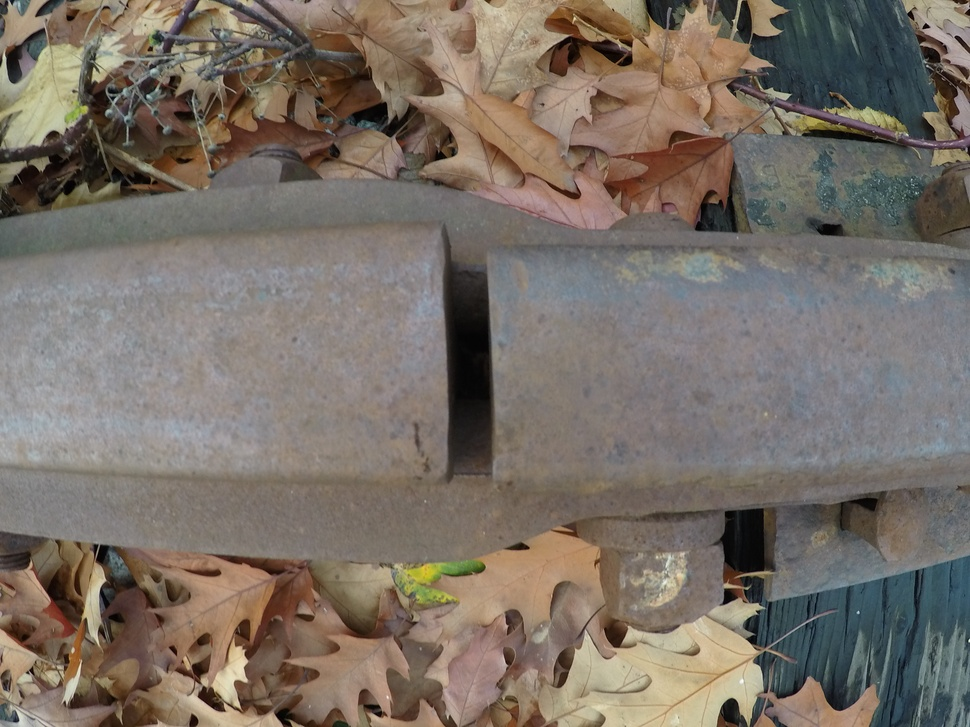
#> input picture data/GPTempDownload(0).jpg, 970 x 727 px, shrunk from 3000 x 2250 before the run
$ python preprocessing.py   (older library calls are emulated)
#> lines starting #> are read from the running program, lines starting #| are printed output that depends on the picture; after the words box and inside, x2 and y2 are one past the last pixel; in counts of white or black regions, pixels touching at a corner belong together
# -*- coding: utf-8 -*-
"""
Created on Thu Nov 19 10:58:59 2020

@author: Alexandre
"""
import cv2

from scipy.ndimage import gaussian_filter, sobel
import pandas as pd
import numpy as np
import matplotlib.pyplot as plt
from matplotlib.colors import LogNorm, Normalize

from skimage import filters
from skimage.io import imread
from skimage.color import rgb2gray


"""
Laplacian Filter
"""

# [21 lines of commented-out code are left out]

"""
Sobel Filter
"""

# [22 lines of commented-out code are left out]

"""
Gaussian Filter
"""

image = cv2.imread('../data/GPTempDownload(0).jpg')
#> image is the input picture: shape (727, 970, 3); mean B, G, R 102.6, 111.9, 121.5
image = cv2.cvtColor(image, cv2.COLOR_BGR2GRAY)
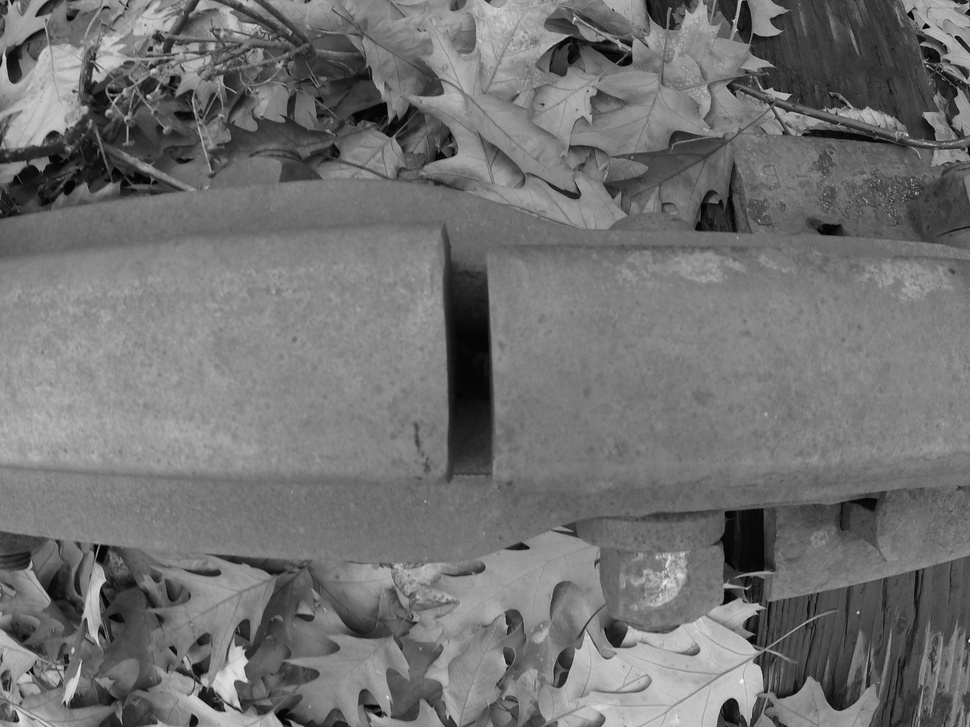
#> image: shape (727, 970); min 0, max 252, mean 113.7

# [4 lines of commented-out code are left out]

image = image.astype(float)
image = gaussian_filter(image, sigma = 1)

df = pd.DataFrame(image)
#> df = table of 727 rows and 970 columns
gx = df.diff(axis = 1).drop(columns = df.columns[0])
#> gx = table of 727 rows and 969 columns
gy = df.diff().drop(df.index[0])
#> gy = table of 726 rows and 970 columns

magnitude = (gx.drop(df.index[0]).values**2 + gy.drop(columns = df.columns[0]).values**2)**(1/2)
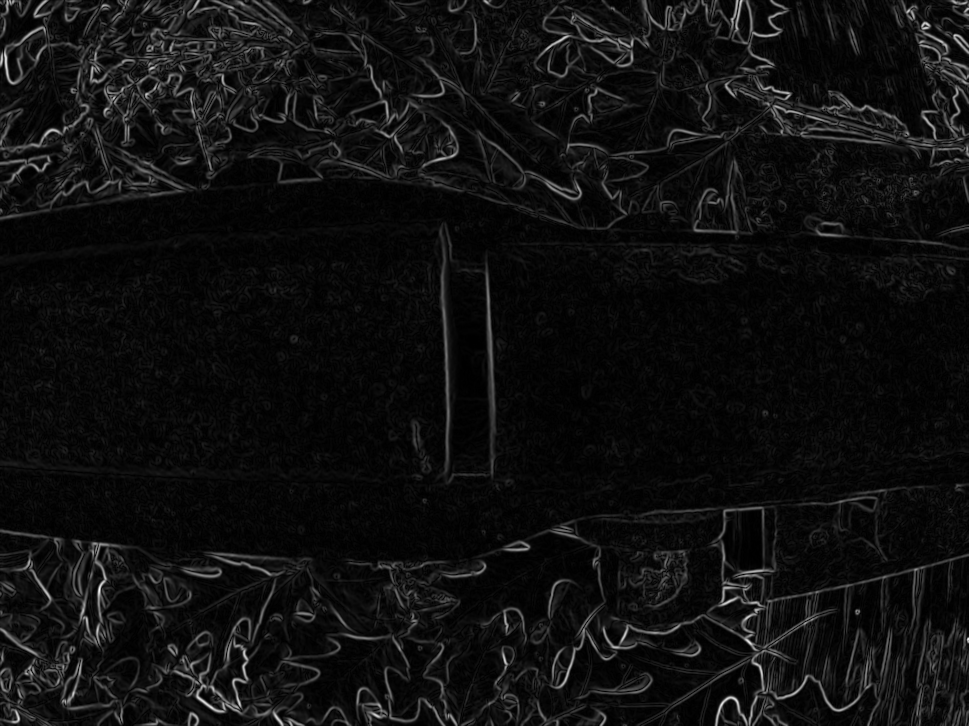
#> magnitude: shape (726, 969) float64; min 2.2e-05, max 68.73, mean 4.3; drawn with min black and max white

# [19 lines of commented-out code are left out]

"""
Adaptive Thresholding
"""
vmin = magnitude.mean().mean() + 0.5 * magnitude.std().std()
#> vmin = 4.31
vmax = magnitude.max().max()
#> vmax = 68.73
np.log(magnitude, magnitude)
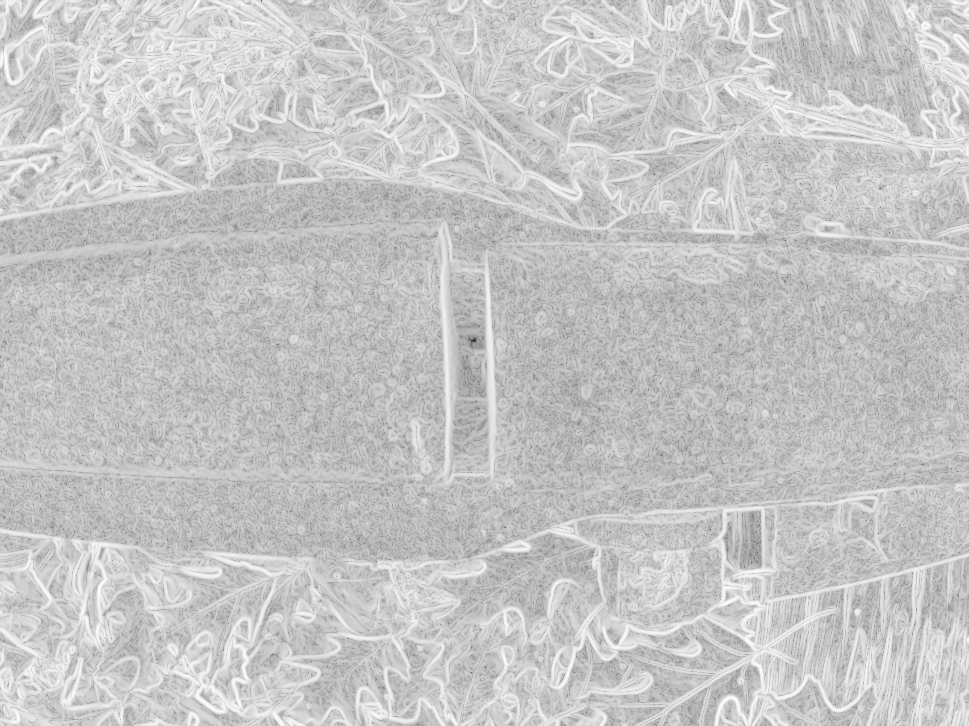
#> magnitude: shape (726, 969) float64; min -10.72, max 4.23, mean 0.911; drawn with min black and max white
result = magnitude.copy()
result -= np.log(vmin)
result /= (np.log(vmax) - np.log(vmin))

magnitude = result.copy() * 255
plt.imshow(result, cmap = "gray")
plt.title("Custom Logarithmic Scaling Algorithm")
plt.tight_layout()

# magnitude = cv2.normalize(src = magnitude, dst=None, alpha=0, beta=255, norm_type=cv2.NORM_MINMAX, dtype=cv2.CV_8U)

# magnitude = cv2.imread('../data/Gradiants/log_norm_magnitude.png')
# magnitude = cv2.cvtColor(magnitude, cv2.COLOR_BGR2GRAY)

ret,thresh1 = cv2.threshold(magnitude,20, 255,cv2.THRESH_BINARY)
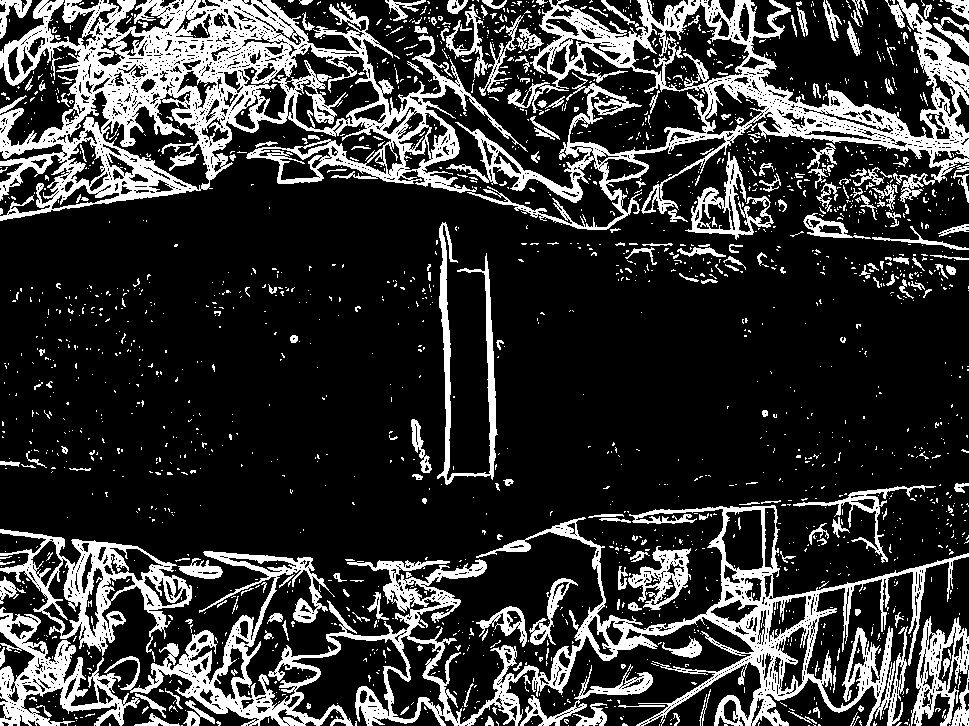
#> thresh1: shape (726, 969) float64; 21.3% white; 1990 white regions (1752 under 20 px), largest, box (x1, y1, x2, y2) and area: (0, 0, 969, 230) 64813, (104, 505, 969, 726) 34325, (0, 529, 192, 662) 6936
plt.figure()
plt.imshow(thresh1, cmap='gray')
plt.title('Binary Image, threshold = 20')
plt.tight_layout()
# [17 lines of commented-out code are left out]

$ run again, with data/GPTempDownload(12).jpg copied over data/GPTempDownload(0).jpg
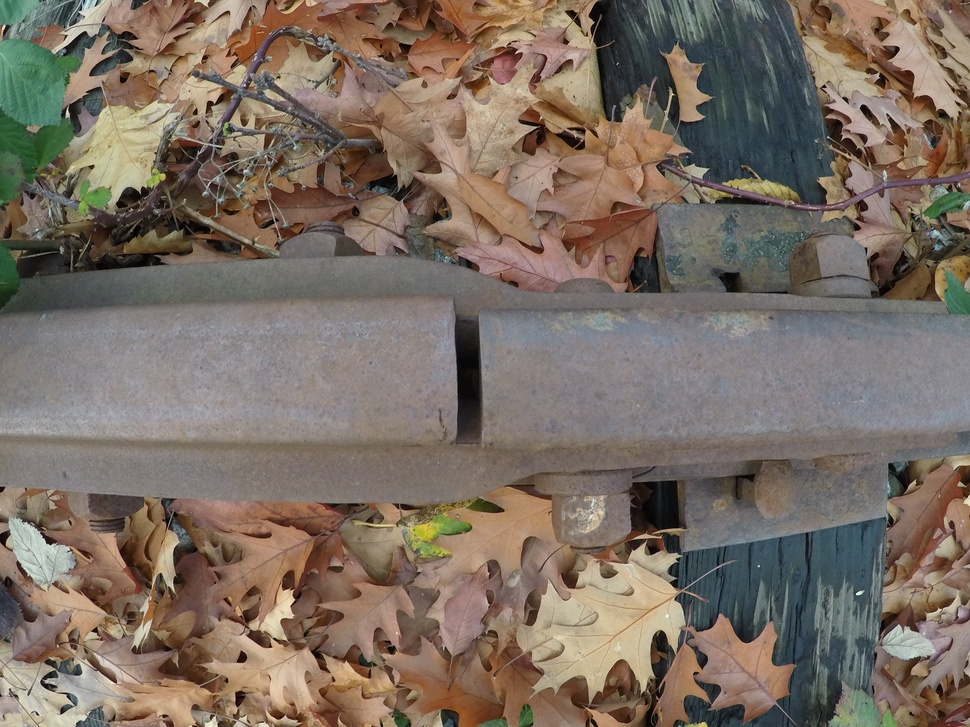
#> input picture data/GPTempDownload(12).jpg, 970 x 727 px, shrunk from 3000 x 2250 before the run
#> image is the input picture: shape (727, 970, 3); mean B, G, R 98.8, 110.2, 123.1
#> df = table of 727 rows and 970 columns
#> gx = table of 727 rows and 969 columns
#> gy = table of 726 rows and 970 columns
#> `magnitude = (gx.drop(df.index[0]).values**2 + gy.drop(columns = df.col..`:
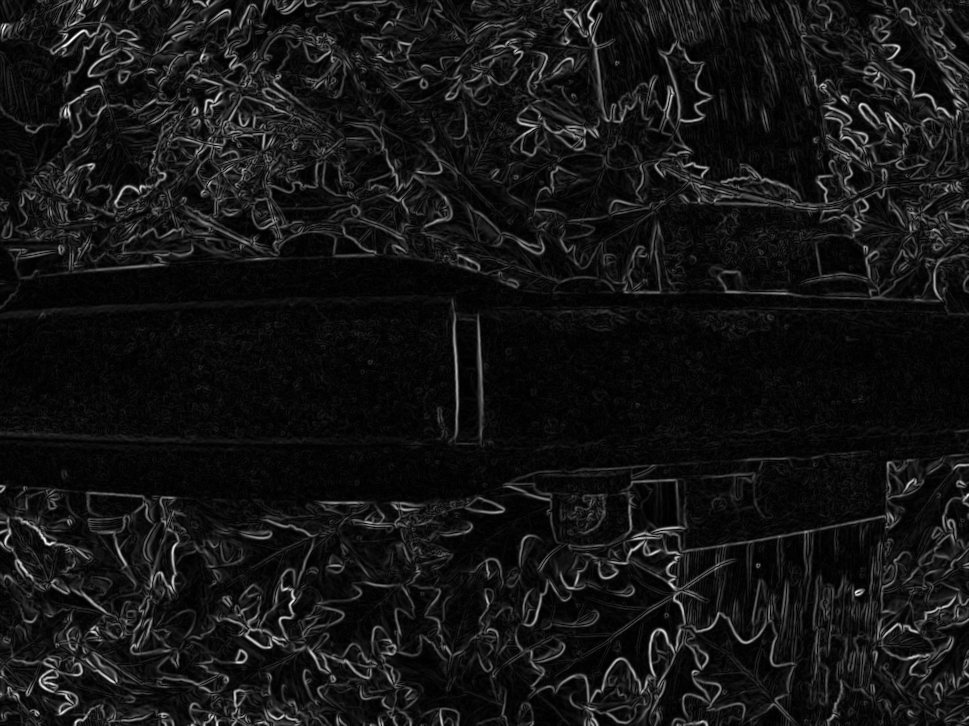
#> magnitude: shape (726, 969) float64; min 0.00269, max 70.71, mean 5.8; drawn with min black and max white
#> vmin = 5.78
#> vmax = 70.71
#> `ret,thresh1 = cv2.threshold(magnitude,20, 255,cv2.THRESH_BINARY)`:
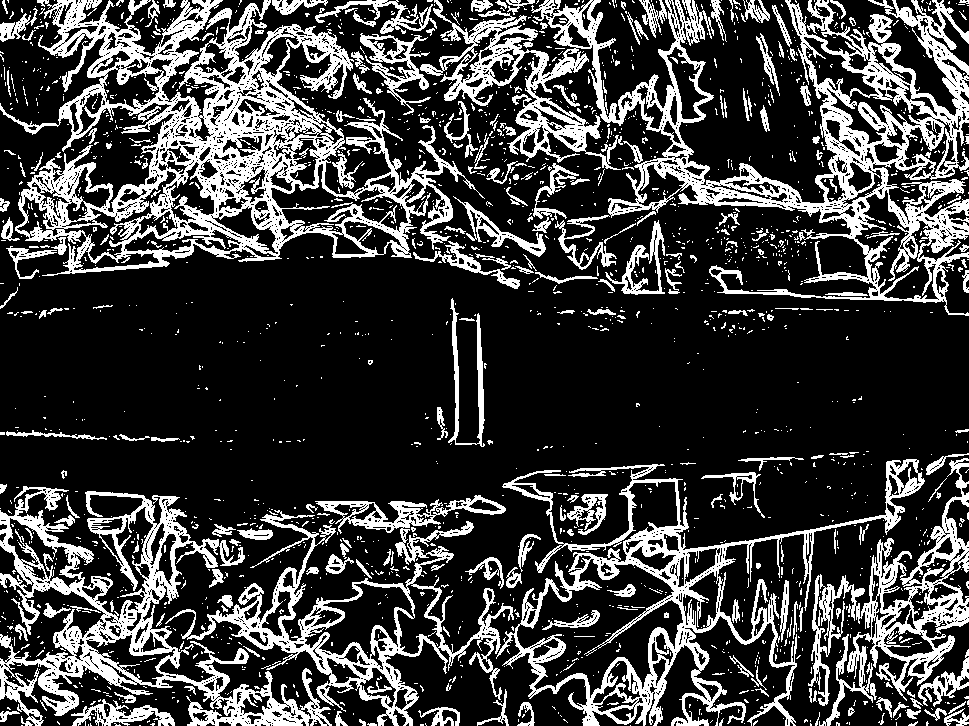
#> thresh1: shape (726, 969) float64; 24.5% white; 1936 white regions (1692 under 20 px), largest, box (x1, y1, x2, y2) and area: (0, 0, 485, 276) 38985, (420, 0, 969, 316) 37085, (0, 486, 332, 726) 19336

$ run again, with data/GPTempDownload(13).jpg copied over data/GPTempDownload(0).jpg
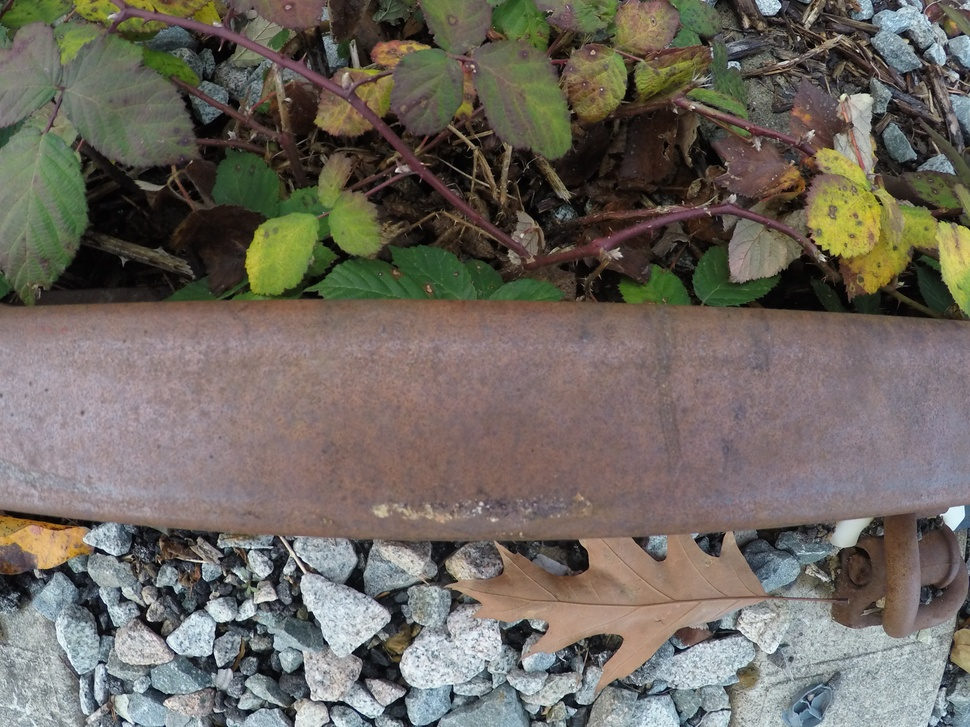
#> input picture data/GPTempDownload(13).jpg, 970 x 727 px, shrunk from 3000 x 2250 before the run
#> image is the input picture: shape (727, 970, 3); mean B, G, R 96.3, 104.3, 110.1
#> df = table of 727 rows and 970 columns
#> gx = table of 727 rows and 969 columns
#> gy = table of 726 rows and 970 columns
#> `magnitude = (gx.drop(df.index[0]).values**2 + gy.drop(columns = df.col..`:
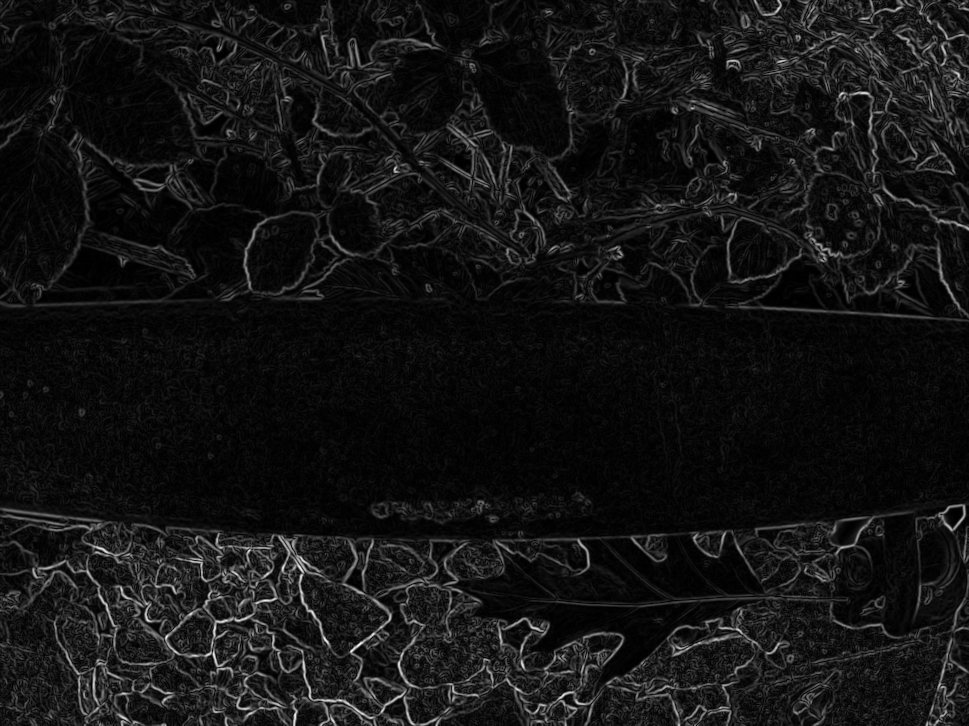
#> magnitude: shape (726, 969) float64; min 0.00422, max 78.39, mean 6.2; drawn with min black and max white
#> vmin = 6.24
#> vmax = 78.39
#> `ret,thresh1 = cv2.threshold(magnitude,20, 255,cv2.THRESH_BINARY)`:
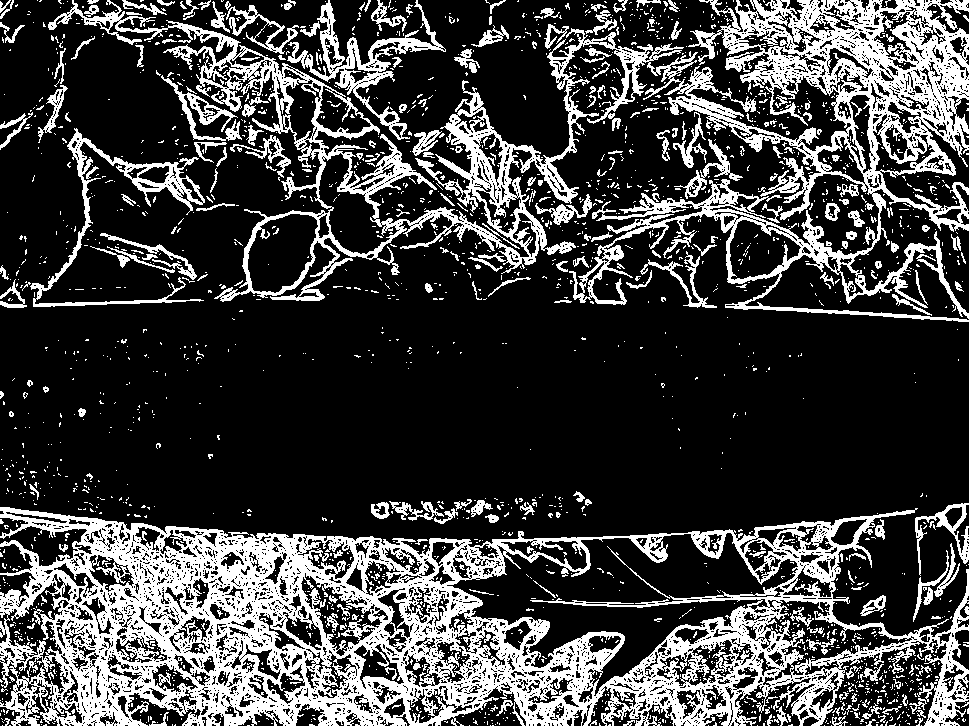
#> thresh1: shape (726, 969) float64; 25.6% white; 2222 white regions (1973 under 20 px), largest, box (x1, y1, x2, y2) and area: (0, 507, 969, 726) 86368, (48, 0, 969, 322) 56813, (287, 0, 446, 140) 3622
